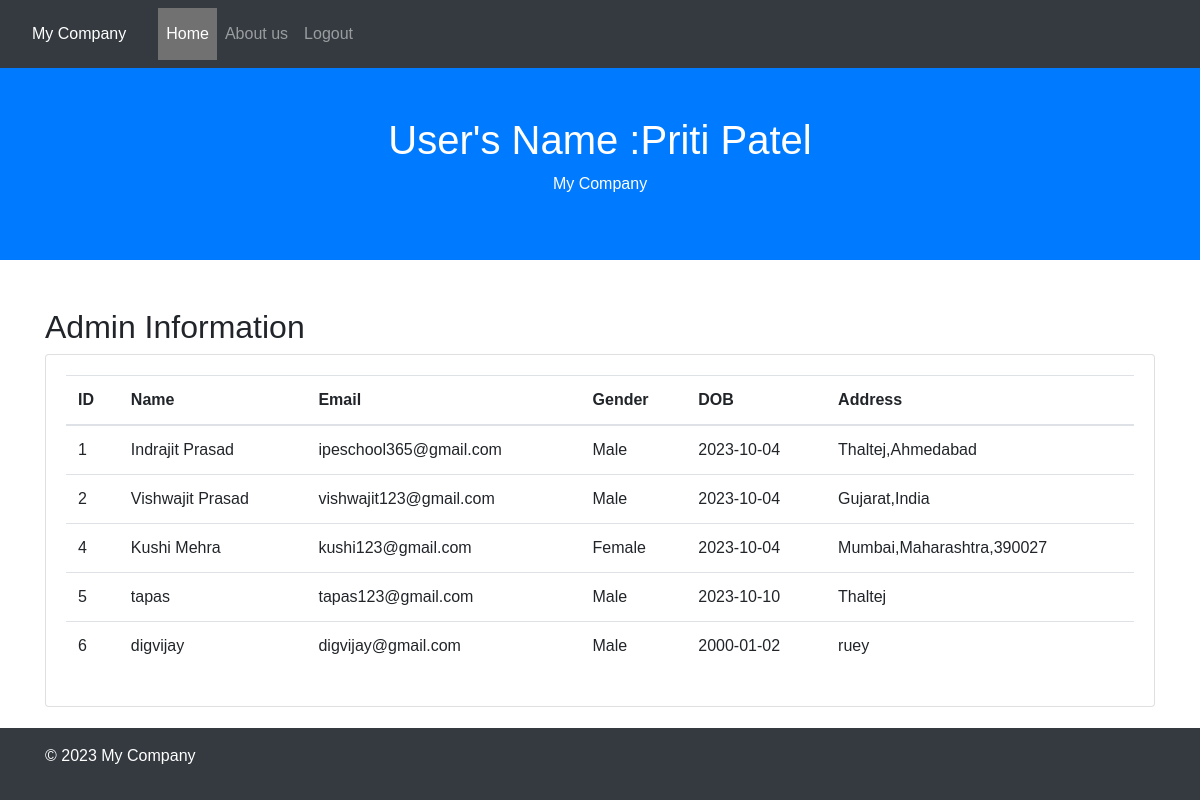
/IWT_lab/exercise_7/home.php (signed in), run on the app's committed database.
### tables this page shows
CREATE TABLE `exercise_7` (
  `id` int(11) NOT NULL,
  `name` varchar(255) DEFAULT NULL,
  `email` varchar(255) DEFAULT NULL,
  `password` varchar(255) DEFAULT NULL,
  `gender` varchar(50) DEFAULT NULL,
  `dob` date DEFAULT NULL,
  `job_title` varchar(255) DEFAULT NULL,
  `salary` int(10) DEFAULT NULL,
  `hobby` varchar(255) DEFAULT NULL,
  `address` longtext DEFAULT NULL,
  `role` varchar(255) DEFAULT NULL,
  `dt` date NOT NULL
);

### IWT_lab/exercise_7/home.php (the view, shortened to what this page needs)
<!DOCTYPE html>
<html lang="en">
<head>
    <link rel="stylesheet" href="https://cdn.jsdelivr.net/npm/bootstrap@4.6.2/dist/css/bootstrap.min.css">
    <link rel="stylesheet" href="main.css">
</head>
<body>
<?php require('navbar.php'); ?>
  <header class="user-profile-header bg-primary text-white text-center py-5">
        <div class="container">
            <h1>User's Name :<?php echo $_SESSION['name'] ;?></h1>
            <p>My Company</p>
        </div>
    </header>
    <?php
    if($_SESSION['role']=='employee'){
        include('partial/dbconnect.php');
        $query= "SELECT * FROM exercise_7 WHERE `role`='admin'";
        $result = mysqli_query($conn,$query);
    }else{
        include('partial/dbconnect.php');
        $query= "SELECT * FROM exercise_7 WHERE `role`='employee'";
        $result = mysqli_query($conn,$query);
    }
    ?>
    <section class="user-projects py-5">
        <div class="container">
            <h2><?php if($_SESSION['role']=='employee') { echo "Admin"; } else { echo "Employee"; } ?> Information</h2>
            <div class="card">
                <div class="card-body">
                    <table class="table table-hover">
                    <thead>
                    <tr>
                        <th>ID</th>
                        <th>Name</th>
                        <th>Email</th>
                        <th>Gender</th>
                        <th>DOB</th>
                        <th>Address</th>
                    </tr>
                    </thead>
                    <tbody>
                        <?php
                         while($row = mysqli_fetch_assoc($result)){
                        ?>
                    <tr>
                        <td><?php echo $row['id']; ?></td>
                        <td><?php echo $row['name']; ?></td>
                        <td><?php echo $row['email']; ?></td>
                        <td><?php echo $row['gender']; ?></td>
                        <td><?php echo $row['dob']; ?></td>
                        <td><?php echo $row['address']; ?></td>
                    </tr>
                    <?php }?>
                    </tbody>
                </table>
                </div>
            </div>
        </div>
    </section>
    <footer class="bg-dark text-white p-3 fixed-bottom">
        <div class="container">
            <p>&copy; 2023 My Company</p>
        </div>
    </footer>
</body>
</html>

### IWT_lab/exercise_7/navbar.php (shortened to what this page needs)
<?php
if(isset($_SESSION['loggedin']) && $_SESSION['loggedin']==true){
   $loggedin=true;
}else{
    $loggedin=false;
}
?>
<nav class="navbar navbar-expand-lg navbar-dark bg-dark">
  <?php
  if(!$loggedin){
  echo'<a class="navbar-brand" href="index.php">My Company</a>';
  }else{
    echo'<a class="navbar-brand" href="home.php">My Company</a>';
  }
  ?>
  <div class="collapse navbar-collapse" id="navbarSupportedContent">
    <ul class="navbar-nav mr-auto">
      <li class="nav-item active">
        <a class="nav-link" href="home.php">Home <span class="sr-only">(current)</span></a>
      </li>
      <li class="nav-item">
        <a class="nav-link" href="about.php">About us</a>
      </li>
      <?php
       if($loggedin){
      echo'<li class="nav-item">
        <a class="nav-link" href="logout.php">Logout</a>
      </li>';
       }
      ?>
    </ul>
  </div>
</nav>

### IWT_lab/exercise_7/main.css (style rules this page uses)
body { margin: 0; padding: 0; font-family: Arial, Helvetica, sans-serif; }
.navbar { background-color: #333; overflow: hidden; }
.navbar a { float: left; font-size: 16px; color: white; text-align: center; padding: 14px 16px; text-decoration: none; }
.navbar a { display: inline-block; }
* { box-sizing:border-box }
.active, .dot:hover { background-color: #717171; }

### data on the page
exercise_7: id "1", name "Indrajit Prasad", email "ipeschool365@gmail.com", gender "Male", dob "2023-10-04", address "Thaltej,Ahmedabad"
exercise_7: id "2", name "Vishwajit Prasad", email "vishwajit123@gmail.com", gender "Male", dob "2023-10-04", address "Gujarat,India"
exercise_7: id "4", name "Kushi Mehra", email "kushi123@gmail.com", gender "Female", dob "2023-10-04", address "Mumbai,Maharashtra,390027"
exercise_7: id "5", name "tapas", email "tapas123@gmail.com", gender "Male", dob "2023-10-10", address "Thaltej"
exercise_7: id "6", name "digvijay", email "digvijay@gmail.com", gender "Male", dob "2000-01-02", address "ruey"

### other printed values
$_SESSION['name'] "Priti Patel"
